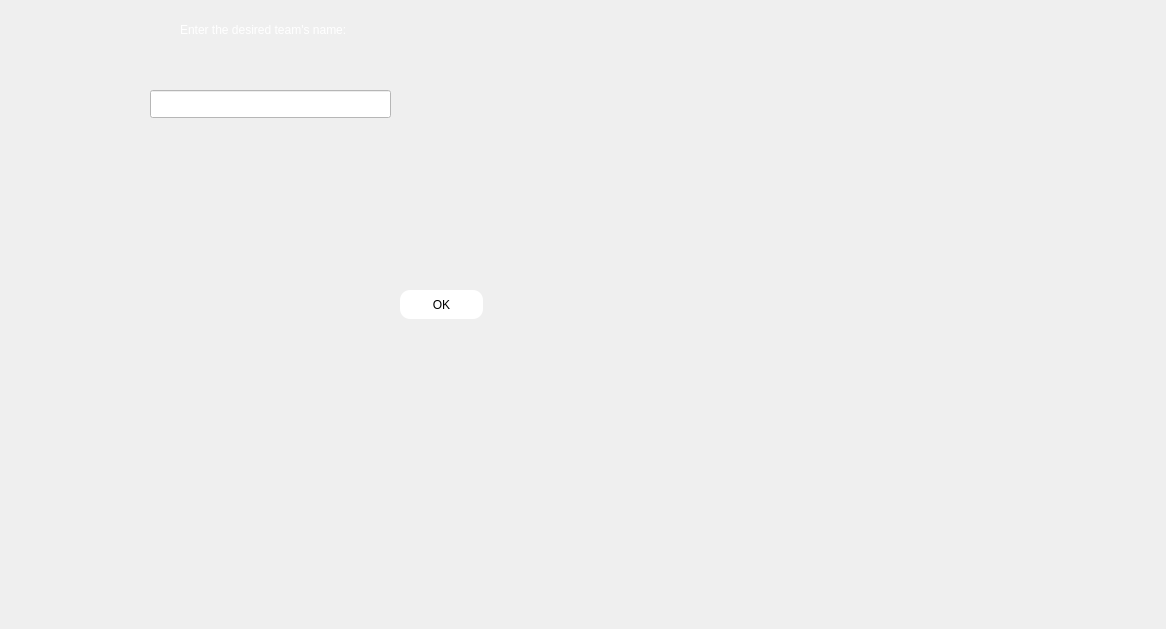
<?xml version="1.0" encoding="UTF-8"?>
<ui version="4.0">
 <class>change_member_task_in_team</class>
 <widget class="QWidget" name="change_member_task_in_team">
  <property name="geometry">
   <rect>
    <x>0</x>
    <y>0</y>
    <width>1166</width>
    <height>629</height>
   </rect>
  </property>
  <property name="windowTitle">
   <string>Form</string>
  </property>
  <property name="styleSheet">
   <string notr="true">change_member_task_in_team
{
background-color:black;
}</string>
  </property>
  <widget class="QLabel" name="label">
   <property name="geometry">
    <rect>
     <x>180</x>
     <y>20</y>
     <width>211</width>
     <height>20</height>
    </rect>
   </property>
   <property name="styleSheet">
    <string notr="true">#label
{
color:white;
}</string>
   </property>
   <property name="text">
    <string>Enter the desired team's name:</string>
   </property>
  </widget>
  <widget class="QLineEdit" name="change_member_task_led">
   <property name="geometry">
    <rect>
     <x>150</x>
     <y>90</y>
     <width>241</width>
     <height>28</height>
    </rect>
   </property>
   <property name="styleSheet">
    <string notr="true">#change_member_task_led
{
background-color:white;
}</string>
   </property>
  </widget>
  <widget class="QPushButton" name="change_member_task_pbn">
   <property name="geometry">
    <rect>
     <x>400</x>
     <y>290</y>
     <width>83</width>
     <height>29</height>
    </rect>
   </property>
   <property name="styleSheet">
    <string notr="true">#change_member_task_pbn:hover
{
background-color:white;
order:1px solidgreen; 
}
#change_member_task_pbn
{
background-color:white;
border-radius:10px;
}</string>
   </property>
   <property name="text">
    <string>OK</string>
   </property>
  </widget>
 </widget>
 <resources/>
 <connections/>
</ui>
